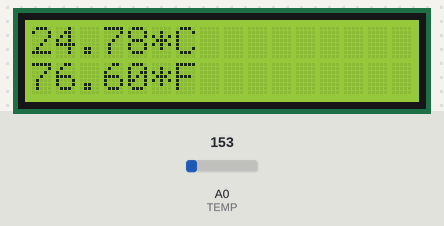
The sketch below on a simulated Arduino Uno, built with avr-gcc and run on an emulated ATmega328P. On the bench: 16×2 character LCD. The test bench sets the inputs (shaded band); at power-on: A0 (TEMP) = 153.

Above: at 1.2 s.
1.3 s: A0 (TEMP) set to 129
At 2.2 s:
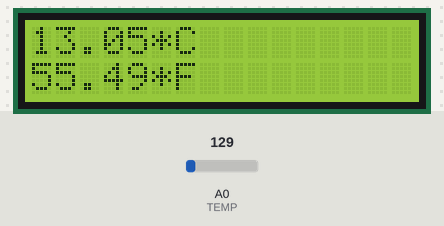
3.1 s: A0 (TEMP) set to 113
At 3.8 s:
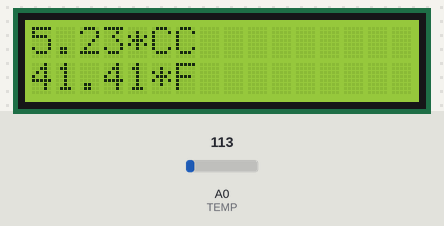
4.6 s: A0 (TEMP) set to 133
At 5.3 s:
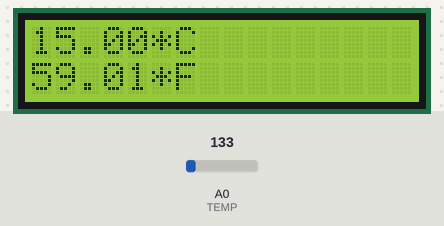
Timing chart, 0 to 7.6 s (numbered marks = the images above; inputs shaded):
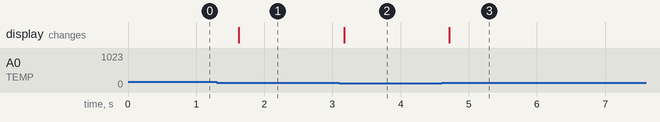

The sketch:

lab4_task21.ino
```cpp
#include <LiquidCrystal_I2C.h>

LiquidCrystal_I2C lcd(0x26, 16, 2);

int val;
int TEMP = A0;

void setup()
{
  Serial.begin(9600);
  lcd.init();
  lcd.clear();
  lcd.backlight();
}

void loop() {
  val = analogRead(TEMP);
  float mv = (val / 1023.0) * 5;
  float cel = (mv - 0.5) * 100;
  float farh = (cel * 9) / 5 + 32;

  lcd.setCursor(0, 0);
  lcd.print(String(cel) + "*C");

  lcd.setCursor(0, 1);
  lcd.print(String(farh) + "*F");

  delay(500);
}
```

Measured:
- the behaviour switches between 123 and 122 on A0 (TEMP) (found by bisection; images 1 and 2)
- after the input at 1.3 s, the display: changes after 0.33 s (image 1)
- after the input at 3.1 s, the display: changes after 0.07 s (image 2)
- after the input at 4.6 s, the display: changes after 0.12 s (image 3)
